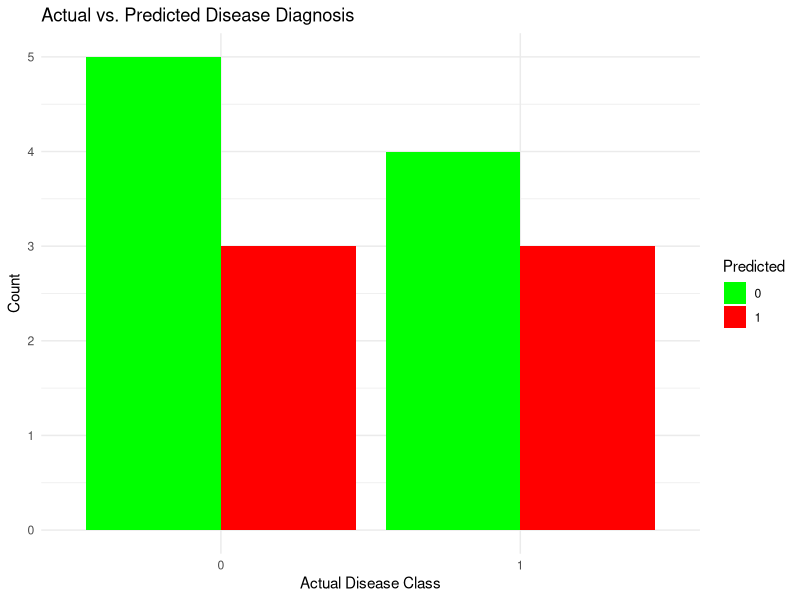

Write the R code that produced this figure.
# Load required libraries
library(class)
library(ggplot2)

# Load the dataset from health_data.csv
dataset <- read.csv("health_data.csv")
cat("Head of dataset:\n")
print(head(dataset))

# Split the dataset into features (X) and labels (y)
X <- dataset[, c("age", "blood_pressure")]
y <- dataset$disease

# Split the data into training and testing sets (70% training, 30% testing)
set.seed(123) # Set seed for reproducibility
split <- sample(2, nrow(X), replace = TRUE, prob = c(0.7, 0.3))
train_X <- X[split == 1, ]
test_X <- X[split == 2, ]
train_y <- y[split == 1]
test_y <- y[split == 2]

# Choose the value of K for KNN
k <- 3

# Perform KNN classification
predicted_labels <- knn(train_X, test_X, train_y, k)

# Calculate accuracy
accuracy <- sum(predicted_labels == test_y) / length(test_y) * 100
cat("Accuracy:", accuracy, "%\n")

# Create a confusion matrix
confusion_matrix <- table(Actual = test_y, Predicted = predicted_labels)
print(confusion_matrix)

# Plot the results (actual vs. predicted)
results <- data.frame(Actual = as.factor(test_y), Predicted = as.factor(predicted_labels))
ggplot(results, aes(x = Actual, fill = Predicted)) +
  geom_bar(position = "dodge") +
  labs(title = "Actual vs. Predicted Disease Diagnosis",
       x = "Actual Disease Class",
       y = "Count") +
  scale_fill_manual(values = c("green", "red")) +
  theme_minimal()
